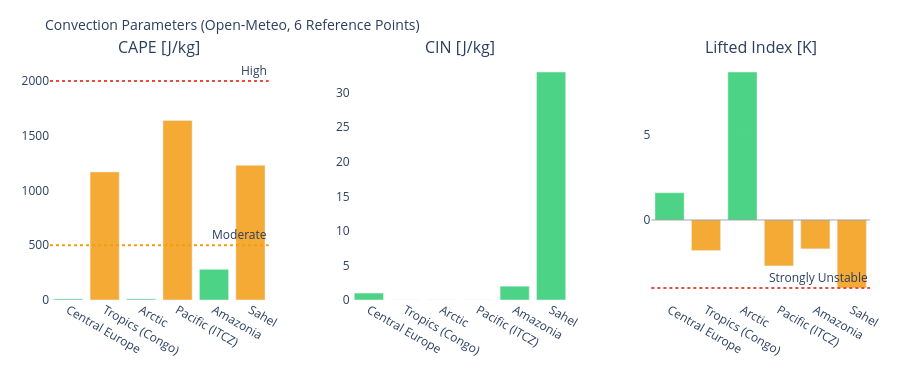

The notebook cell this image was saved under:
### Markdown cell above
---
## 3. Visualizations

### Code cell
# ============================================================
# CAPE / CIN / LIFTED INDEX – Convection potential
# ============================================================

if not df_atm.empty:
    fig = make_subplots(
        rows=1, cols=3,
        subplot_titles=['CAPE [J/kg]', 'CIN [J/kg]', 'Lifted Index [K]'],
        horizontal_spacing=0.1
    )
    pts = df_atm['point'].tolist()
    pt_colors = ['#E85D24','#185FA5','#888780','#378ADD','#639922','#F2A623']

    # CAPE – höher = mehr Gewitterpotential
    cape_vals = df_atm['cape'].fillna(0).tolist()
    cape_colors = ['#e74c3c' if v > 2000 else '#f39c12' if v > 500 else '#2ecc71'
                   for v in cape_vals]
    fig.add_trace(go.Bar(x=pts, y=cape_vals, marker_color=cape_colors,
                         opacity=0.85, showlegend=False), row=1, col=1)
    fig.add_hline(y=2000, line_dash='dot', line_color='#e74c3c',
                  annotation_text='High', row=1, col=1)
    fig.add_hline(y=500,  line_dash='dot', line_color='#f39c12',
                  annotation_text='Moderate', row=1, col=1)

    # CIN – negativer = stärker gedeckelt (weniger Auslöse)
    cin_vals = df_atm['cin'].fillna(0).tolist()
    cin_colors = ['#e74c3c' if v < -200 else '#f39c12' if v < -50 else '#2ecc71'
                  for v in cin_vals]
    fig.add_trace(go.Bar(x=pts, y=cin_vals, marker_color=cin_colors,
                         opacity=0.85, showlegend=False), row=1, col=2)

    # Lifted Index – negativ = instabil
    li_vals = df_atm['li'].fillna(0).tolist()
    li_colors = ['#e74c3c' if v < -4 else '#f39c12' if v < 0 else '#2ecc71'
                 for v in li_vals]
    fig.add_trace(go.Bar(x=pts, y=li_vals, marker_color=li_colors,
                         opacity=0.85, showlegend=False), row=1, col=3)
    fig.add_hline(y=0, line_color='gray', line_width=0.7, row=1, col=3)
    fig.add_hline(y=-4, line_dash='dot', line_color='#e74c3c',
                  annotation_text='Strongly Unstable', row=1, col=3)

    fig.update_layout(
        title=dict(text='Convection Parameters (Open-Meteo, 6 Reference Points)', font=dict(size=14)),
        height=380, plot_bgcolor='rgba(0,0,0,0)', paper_bgcolor='rgba(0,0,0,0)',
        margin=dict(l=50, r=30, t=60, b=80)
    )
    fig.update_xaxes(tickangle=30)
    fig.show()

### Figure 1 — Plotly figure (JSON) as saved in the notebook; plotly's stock layout.template omitted (floating-point values rounded to 4 significant figures)
{"data": [{"marker": {"color": ["#2ecc71", "#f39c12", "#2ecc71", "#f39c12", "#2ecc71", "#f39c12"]}, "opacity": 0.85, "showlegend": false, "type": "bar", "x": ["Central Europe", "Tropics (Congo)", "Arctic", "Pacific (ITCZ)", "Amazonia", "Sahel"], "xaxis": "x", "y": [10.0, 1170.0, 10.0, 1640.0, 280.0, 1230.0], "yaxis": "y"}, {"marker": {"color": ["#2ecc71", "#2ecc71", "#2ecc71", "#2ecc71", "#2ecc71", "#2ecc71"]}, "opacity": 0.85, "showlegend": false, "type": "bar", "x": ["Central Europe", "Tropics (Congo)", "Arctic", "Pacific (ITCZ)", "Amazonia", "Sahel"], "xaxis": "x2", "y": [1.0, 0.0, 0.0, 0.0, 2.0, 33.0], "yaxis": "y2"}, {"marker": {"color": ["#2ecc71", "#f39c12", "#2ecc71", "#f39c12", "#f39c12", "#f39c12"]}, "opacity": 0.85, "showlegend": false, "type": "bar", "x": ["Central Europe", "Tropics (Congo)", "Arctic", "Pacific (ITCZ)", "Amazonia", "Sahel"], "xaxis": "x3", "y": [1.6, -1.8, 8.7, -2.7, -1.7, -4.0], "yaxis": "y3"}], "layout": {"annotations": [{"font": {"size": 16}, "showarrow": false, "text": "CAPE [J/kg]", "x": 0.1333, "xanchor": "center", "xref": "paper", "y": 1.0, "yanchor": "bottom", "yref": "paper"}, {"font": {"size": 16}, "showarrow": false, "text": "CIN [J/kg]", "x": 0.5, "xanchor": "center", "xref": "paper", "y": 1.0, "yanchor": "bottom", "yref": "paper"}, {"font": {"size": 16}, "showarrow": false, "text": "Lifted Index [K]", "x": 0.8667, "xanchor": "center", "xref": "paper", "y": 1.0, "yanchor": "bottom", "yref": "paper"}, {"showarrow": false, "text": "High", "x": 1, "xanchor": "right", "xref": "x domain", "y": 2000, "yanchor": "bottom", "yref": "y"}, {"showarrow": false, "text": "Moderate", "x": 1, "xanchor": "right", "xref": "x domain", "y": 500, "yanchor": "bottom", "yref": "y"}, {"showarrow": false, "text": "Strongly Unstable", "x": 1, "xanchor": "right", "xref": "x3 domain", "y": -4, "yanchor": "bottom", "yref": "y3"}], "height": 380, "margin": {"b": 80, "l": 50, "r": 30, "t": 60}, "paper_bgcolor": "rgba(0,0,0,0)", "plot_bgcolor": "rgba(0,0,0,0)", "shapes": [{"line": {"color": "#e74c3c", "dash": "dot"}, "type": "line", "x0": 0, "x1": 1, "xref": "x domain", "y0": 2000, "y1": 2000, "yref": "y"}, {"line": {"color": "#f39c12", "dash": "dot"}, "type": "line", "x0": 0, "x1": 1, "xref": "x domain", "y0": 500, "y1": 500, "yref": "y"}, {"line": {"color": "gray", "width": 0.7}, "type": "line", "x0": 0, "x1": 1, "xref": "x3 domain", "y0": 0, "y1": 0, "yref": "y3"}, {"line": {"color": "#e74c3c", "dash": "dot"}, "type": "line", "x0": 0, "x1": 1, "xref": "x3 domain", "y0": -4, "y1": -4, "yref": "y3"}], "title": {"font": {"size": 14}, "text": "Convection Parameters (Open-Meteo, 6 Reference Points)"}, "xaxis": {"anchor": "y", "domain": [0.0, 0.2667], "tickangle": 30}, "xaxis2": {"anchor": "y2", "domain": [0.3667, 0.6333], "tickangle": 30}, "xaxis3": {"anchor": "y3", "domain": [0.7333, 1.0], "tickangle": 30}, "yaxis": {"anchor": "x", "domain": [0.0, 1.0]}, "yaxis2": {"anchor": "x2", "domain": [0.0, 1.0]}, "yaxis3": {"anchor": "x3", "domain": [0.0, 1.0]}}}
